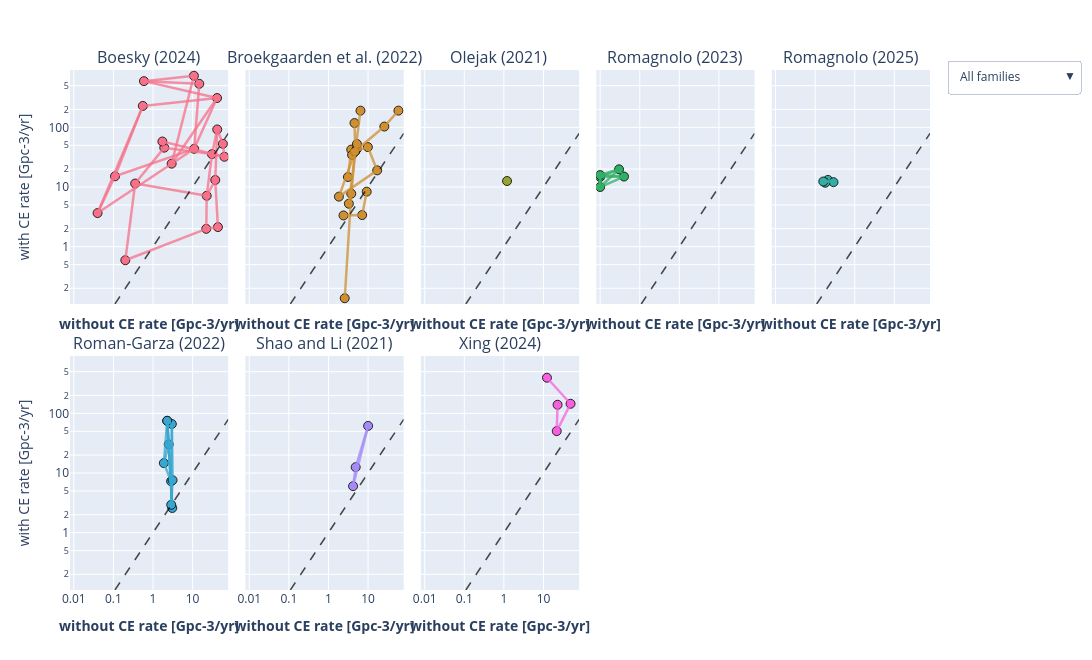

Write notebook code for a chart like this one.
### Code cell
fig = plot_ce_vs_withoutce_rate_by_study_plotly(
    path_to_file="/Users/floorbroekgaarden/Projects/GitHub/Rates_of_Formation_Channels/plottingCode/All_Figures/Data_formation_channels_intrinsic/",
    DCOlabel="BH-NS",
    ncols_grid=5,
    panel_w=360,
    panel_h=290,
    marker_size=9,
    line_width=2.5,
    palette_name="husl",
)

fig.show()

# to save the figure
fig.write_html("/Users/floorbroekgaarden/Projects/GitHub/Rates_of_Formation_Channels/interactive_figures_and_tables/BHNS_withCE_vs_withoutCE_rate_grid.html", include_plotlyjs="cdn")
